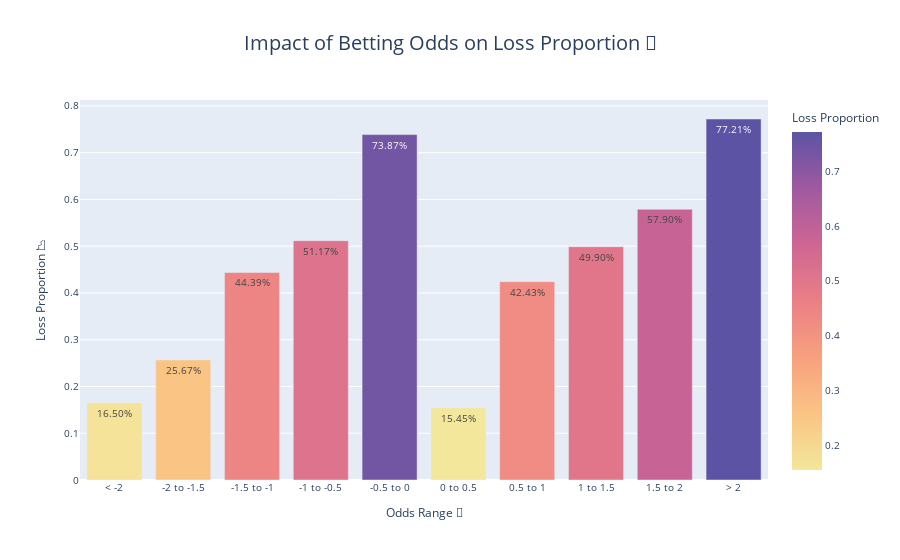

Notebook code cell kept with this figure:
### Code cell
def plot_odds_impact_plotly(odds_impact):
    """
    This function creates an interactive bar plot showing the loss proportion for different bins of odds using Plotly.
    
    Parameters:
    - odds_impact: DataFrame containing the impact of odds on loss proportion.
    """
    # Create the interactive bar chart with Plotly
    fig = px.bar(
        odds_impact,
        x=odds_impact.index,
        y='Loss Proportion',
        color='Loss Proportion',  # Color by loss proportion
        text=odds_impact['Loss Proportion'].apply(
            lambda x: f'{x:.2%}'),  # Show percentage labels
        color_continuous_scale='sunset',  # Color scale: 'sunset' for nice gradient
        labels={'Odds_Binned': 'Odds Range 🎯'},  # Label for odds range
        title="Impact of Betting Odds on Loss Proportion 🎲"  # Title with emojis
    )

    # Update layout to make it cute and professional
    fig.update_layout(
        title_font_size=20,
        title_x=0.5,
        xaxis_title="Odds Range 🎯",
        yaxis_title="Loss Proportion 📉",

        # Aesthetic customization
        font=dict(size=10),
        showlegend=False
    )

    # Rotate x-axis labels for better readability
    fig.update_xaxes(tickangle=0)

    # Show the plot
    fig.show()


# Step 4: Plot the impact of odds using Plotly
plot_odds_impact_plotly(odds_impact)

### Figure 1 — Plotly figure (JSON) as saved in the notebook; plotly's stock layout.template omitted (floating-point values rounded to 4 significant figures)
{"data": [{"alignmentgroup": "True", "hovertemplate": "Odds Range 🎯=%{x}<br>Loss Proportion=%{marker.color}<br>text=%{text}<extra></extra>", "legendgroup": "", "marker": {"color": [0.165, 0.2567, 0.4439, 0.5117, 0.7387, 0.1545, 0.4243, 0.499, 0.579, 0.7721], "coloraxis": "coloraxis", "pattern": {"shape": ""}}, "name": "", "offsetgroup": "", "orientation": "v", "showlegend": false, "text": ["16.50%", "25.67%", "44.39%", "51.17%", "73.87%", "15.45%", "42.43%", "49.90%", "57.90%", "77.21%"], "textposition": "auto", "type": "bar", "x": ["< -2", "-2 to -1.5", "-1.5 to -1", "-1 to -0.5", "-0.5 to 0", "0 to 0.5", "0.5 to 1", "1 to 1.5", "1.5 to 2", "> 2"], "xaxis": "x", "y": [0.165, 0.2567, 0.4439, 0.5117, 0.7387, 0.1545, 0.4243, 0.499, 0.579, 0.7721], "yaxis": "y"}], "layout": {"barmode": "relative", "coloraxis": {"colorbar": {"title": {"text": "Loss Proportion"}}, "colorscale": [[0, "rgb(243, 231, 155)"], [0.1667, "rgb(250, 196, 132)"], [0.3333, "rgb(248, 160, 126)"], [0.5, "rgb(235, 127, 134)"], [0.6667, "rgb(206, 102, 147)"], [0.8333, "rgb(160, 89, 160)"], [1, "rgb(92, 83, 165)"]]}, "font": {"size": 10}, "legend": {"tracegroupgap": 0}, "showlegend": false, "title": {"font": {"size": 20}, "text": "Impact of Betting Odds on Loss Proportion 🎲", "x": 0.5}, "xaxis": {"anchor": "y", "domain": [0, 1], "tickangle": 0, "title": {"text": "Odds Range 🎯"}}, "yaxis": {"anchor": "x", "domain": [0, 1], "title": {"text": "Loss Proportion 📉"}}}}
